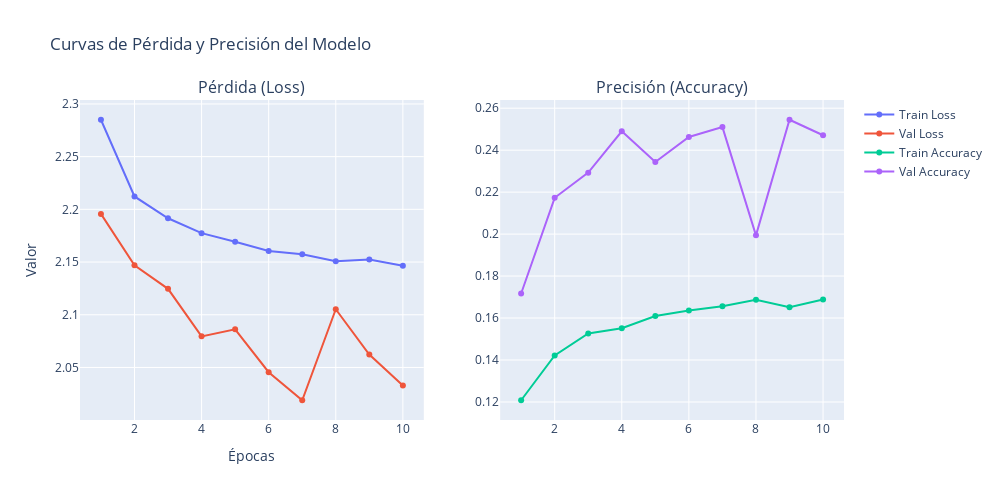

The notebook cell saved with this chart:
### Markdown cell above
Los resultados del entrenamiento mostrados reflejan que la configuración del modelo no fue la más adecuada, lo que afectó significativamente el desempeño y la eficiencia del proceso. A pesar de completar las 10 épocas de entrenamiento, los valores de precisión tanto en el conjunto de entrenamiento como en el de validación se mantuvieron extremadamente bajos, con una precisión final de 16.65% en el entrenamiento y 24.71% en la validación. Estos resultados indican que el modelo no fue capaz de aprender correctamente los patrones presentes en los datos, sugiriendo que la arquitectura y los hiperparámetros seleccionados no lograron capturar la complejidad del problema.

Además, la pérdida elevada en ambas curvas confirma que el modelo no logró optimizar de manera efectiva las predicciones, lo que podría indicar un mal ajuste en los hiperparámetros, como el número de filtros, unidades densas, o la tasa de aprendizaje. También es posible que la arquitectura del modelo no sea lo suficientemente profunda o compleja para este tipo de tarea, o que los datos no se hayan preprocesado y utilizado de forma adecuada. 

Otro problema destacado es el tiempo excesivo de entrenamiento, con un promedio de más de 4 minutos por época, lo que resulta ineficiente para obtener resultados subóptimos. Este tiempo prolongado sugiere que el modelo podría estar sobredimensionado en relación al problema o que se están utilizando configuraciones innecesariamente costosas en términos de recursos computacionales, como un tamaño de lote o arquitectura no ajustados.

Dado el rendimiento limitado y la larga duración del entrenamiento, se recomienda una revisión completa de la configuración del modelo. Esto incluiría:
- Ajustar el tamaño de las capas convolucionales y densas.
- Experimentar con tasas de aprendizaje más bajas o utilizando estrategias adaptativas como ReduceLROnPlateau.
- Aumentar las épocas solo si se obtiene una mejor convergencia con los ajustes realizados.
- Considerar arquitecturas preentrenadas (como ResNet o MobileNet) para mejorar el rendimiento mediante transfer learning.

### Code cell
import plotly.graph_objs as go
from plotly.subplots import make_subplots

fig = make_subplots(rows=1, cols=2, subplot_titles=("Pérdida (Loss)", "Precisión (Accuracy)"))

train_loss = history.history['loss']
val_loss = history.history['val_loss']
train_acc = history.history['accuracy']
val_acc = history.history['val_accuracy']
epochs = range(1, len(train_loss) + 1)

fig.add_trace(go.Scatter(x=list(epochs), y=train_loss, mode='lines+markers', name='Train Loss'), row=1, col=1)
fig.add_trace(go.Scatter(x=list(epochs), y=val_loss, mode='lines+markers', name='Val Loss'), row=1, col=1)

fig.add_trace(go.Scatter(x=list(epochs), y=train_acc, mode='lines+markers', name='Train Accuracy'), row=1, col=2)
fig.add_trace(go.Scatter(x=list(epochs), y=val_acc, mode='lines+markers', name='Val Accuracy'), row=1, col=2)

fig.update_layout(
    title="Curvas de Pérdida y Precisión del Modelo",
    xaxis_title="Épocas",
    yaxis_title="Valor",
    showlegend=True,
    height=500, width=1000
)

fig.show()

### Figure 1 — Plotly figure (JSON) as saved in the notebook; plotly's stock layout.template omitted (floating-point values rounded to 4 significant figures)
{"data": [{"mode": "lines+markers", "name": "Train Loss", "type": "scatter", "x": [1, 2, 3, 4, 5, 6, 7, 8, 9, 10], "xaxis": "x", "y": [2.285, 2.212, 2.192, 2.177, 2.169, 2.16, 2.157, 2.151, 2.152, 2.147], "yaxis": "y"}, {"mode": "lines+markers", "name": "Val Loss", "type": "scatter", "x": [1, 2, 3, 4, 5, 6, 7, 8, 9, 10], "xaxis": "x", "y": [2.196, 2.147, 2.125, 2.079, 2.086, 2.045, 2.019, 2.105, 2.062, 2.033], "yaxis": "y"}, {"mode": "lines+markers", "name": "Train Accuracy", "type": "scatter", "x": [1, 2, 3, 4, 5, 6, 7, 8, 9, 10], "xaxis": "x2", "y": [0.1208, 0.1422, 0.1527, 0.1551, 0.161, 0.1636, 0.1656, 0.1687, 0.1652, 0.1689], "yaxis": "y2"}, {"mode": "lines+markers", "name": "Val Accuracy", "type": "scatter", "x": [1, 2, 3, 4, 5, 6, 7, 8, 9, 10], "xaxis": "x2", "y": [0.1717, 0.2173, 0.2293, 0.249, 0.2344, 0.2463, 0.251, 0.1994, 0.2545, 0.2471], "yaxis": "y2"}], "layout": {"annotations": [{"font": {"size": 16}, "showarrow": false, "text": "Pérdida (Loss)", "x": 0.225, "xanchor": "center", "xref": "paper", "y": 1, "yanchor": "bottom", "yref": "paper"}, {"font": {"size": 16}, "showarrow": false, "text": "Precisión (Accuracy)", "x": 0.775, "xanchor": "center", "xref": "paper", "y": 1, "yanchor": "bottom", "yref": "paper"}], "height": 500, "showlegend": true, "title": {"text": "Curvas de Pérdida y Precisión del Modelo"}, "width": 1000, "xaxis": {"anchor": "y", "domain": [0, 0.45], "title": {"text": "Épocas"}}, "xaxis2": {"anchor": "y2", "domain": [0.55, 1]}, "yaxis": {"anchor": "x", "domain": [0, 1], "title": {"text": "Valor"}}, "yaxis2": {"anchor": "x2", "domain": [0, 1]}}}
